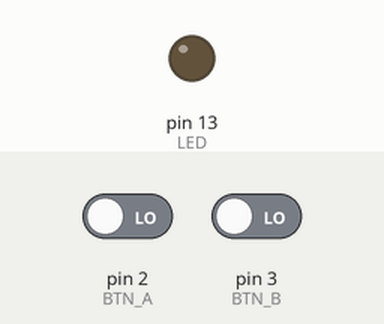
Simulated run of this sketch. Board: Arduino Uno, built with avr-gcc and run on an emulated ATmega328P. On the bench: output pins drawn as LEDs (lit = HIGH). Inputs (shaded band) come from the test bench; at power-on: pin 2 (BTN_A) LOW, pin 3 (BTN_B) LOW.

Above: at 1.2 s.
1.3 s: pin 2 (BTN_A) driven HIGH and pin 3 (BTN_B) driven HIGH
At 2.3 s:
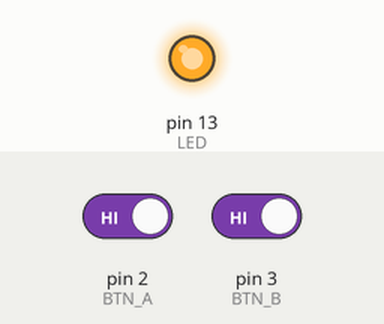
2.8 s: pin 2 (BTN_A) driven LOW
At 3.5 s:
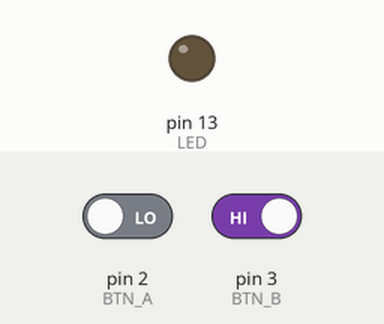
4.3 s: pin 2 (BTN_A) driven HIGH
At 4.6 s:
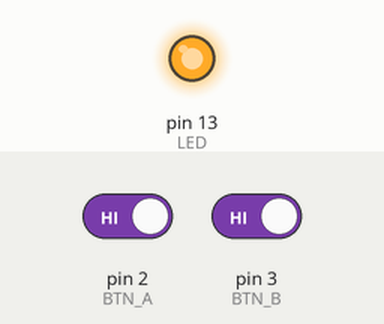
Timing chart, 0 to 7.3 s (numbered marks = the images above; inputs shaded):
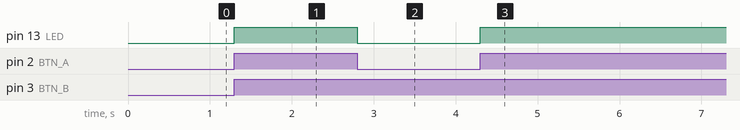

Measured:
- after the input at 1.3 s, pin 13 (LED): LOW → HIGH at once
- after the input at 2.8 s, pin 13 (LED): HIGH → LOW at once
- after the input at 4.3 s, pin 13 (LED): LOW → HIGH at once

The sketch:

UNO_R3_LogicGates_AND_00.ino
```cpp
// GERBANG AND
// LED menyala HANYA jika Button A DAN Button B ditekan bersamaan

const int BTN_A = 2;
const int BTN_B = 3;
const int LED   = 13;

void setup() {
  pinMode(BTN_A, INPUT);
  pinMode(BTN_B, INPUT);
  pinMode(LED, OUTPUT);
}

void loop() {
  bool A = digitalRead(BTN_A);
  bool B = digitalRead(BTN_B);

  // AND → keduanya harus 1
  bool C = A && B;

  digitalWrite(LED, C);
}
```
